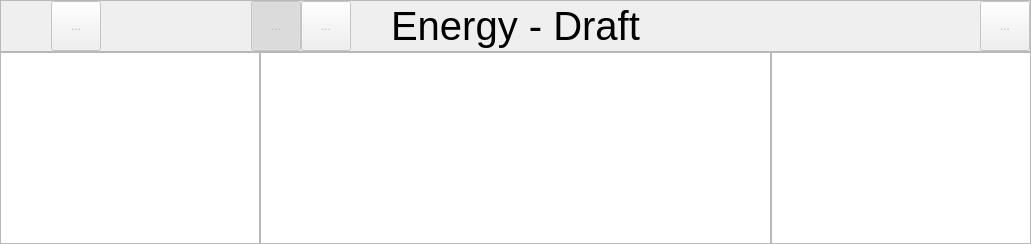
      <widget class="QWidget" name="draft">
       <layout class="QVBoxLayout" name="verticalLayout_4" stretch="0,1">
        <property name="spacing">
         <number>0</number>
        </property>
        <property name="leftMargin">
         <number>0</number>
        </property>
        <property name="topMargin">
         <number>0</number>
        </property>
        <property name="rightMargin">
         <number>0</number>
        </property>
        <property name="bottomMargin">
         <number>0</number>
        </property>
        <item>
         <widget class="QFrame" name="toolbar_draft">
          <property name="sizePolicy">
           <sizepolicy hsizetype="Preferred" vsizetype="Fixed">
            <horstretch>0</horstretch>
            <verstretch>0</verstretch>
           </sizepolicy>
          </property>
          <property name="minimumSize">
           <size>
            <width>0</width>
            <height>0</height>
           </size>
          </property>
          <property name="maximumSize">
           <size>
            <width>16777215</width>
            <height>16777215</height>
           </size>
          </property>
          <property name="sizeIncrement">
           <size>
            <width>0</width>
            <height>0</height>
           </size>
          </property>
          <property name="frameShape">
           <enum>QFrame::StyledPanel</enum>
          </property>
          <property name="frameShadow">
           <enum>QFrame::Plain</enum>
          </property>
          <property name="lineWidth">
           <number>0</number>
          </property>
          <layout class="QHBoxLayout" name="horizontalLayout_5">
           <property name="spacing">
            <number>0</number>
           </property>
           <property name="leftMargin">
            <number>0</number>
           </property>
           <property name="topMargin">
            <number>0</number>
           </property>
           <property name="rightMargin">
            <number>0</number>
           </property>
           <property name="bottomMargin">
            <number>0</number>
           </property>
           <item>
            <spacer name="horizontalSpacer">
             <property name="orientation">
              <enum>Qt::Horizontal</enum>
             </property>
             <property name="sizeType">
              <enum>QSizePolicy::Fixed</enum>
             </property>
             <property name="sizeHint" stdset="0">
              <size>
               <width>50</width>
               <height>50</height>
              </size>
             </property>
            </spacer>
           </item>
           <item>
            <widget class="ToolButton" name="tool_back_draft">
             <property name="enabled">
              <bool>false</bool>
             </property>
             <property name="minimumSize">
              <size>
               <width>50</width>
               <height>50</height>
              </size>
             </property>
             <property name="text">
              <string>...</string>
             </property>
             <property name="icon">
              <iconset resource="osdria_app.qrc">
               <normaloff>:/icons/img/draft_select@2x.png</normaloff>
               <disabledoff>:/icons/img/draft_normal@2x.png</disabledoff>:/icons/img/draft_select@2x.png</iconset>
             </property>
             <property name="iconSize">
              <size>
               <width>30</width>
               <height>30</height>
              </size>
             </property>
             <property name="checkable">
              <bool>false</bool>
             </property>
             <property name="checked">
              <bool>false</bool>
             </property>
            </widget>
           </item>
           <item>
            <spacer name="leftSpacerDraft150">
             <property name="orientation">
              <enum>Qt::Horizontal</enum>
             </property>
             <property name="sizeType">
              <enum>QSizePolicy::Fixed</enum>
             </property>
             <property name="sizeHint" stdset="0">
              <size>
               <width>150</width>
               <height>50</height>
              </size>
             </property>
            </spacer>
           </item>
           <item>
            <widget class="ToolButton" name="tool_cursor">
             <property name="enabled">
              <bool>false</bool>
             </property>
             <property name="minimumSize">
              <size>
               <width>50</width>
               <height>50</height>
              </size>
             </property>
             <property name="baseSize">
              <size>
               <width>50</width>
               <height>50</height>
              </size>
             </property>
             <property name="text">
              <string>...</string>
             </property>
             <property name="icon">
              <iconset resource="osdria_app.qrc">
               <normaloff>:/icons/img/cursor_select@2x.png</normaloff>
               <disabledoff>:/icons/img/cursor_normal@2x.png</disabledoff>
               <disabledon>:/icons/img/cursor_select_orange@2x.png</disabledon>:/icons/img/cursor_select@2x.png</iconset>
             </property>
             <property name="iconSize">
              <size>
               <width>30</width>
               <height>30</height>
              </size>
             </property>
             <property name="checkable">
              <bool>true</bool>
             </property>
             <property name="checked">
              <bool>true</bool>
             </property>
            </widget>
           </item>
           <item>
            <widget class="ToolButton" name="tool_connect">
             <property name="enabled">
              <bool>false</bool>
             </property>
             <property name="minimumSize">
              <size>
               <width>50</width>
               <height>50</height>
              </size>
             </property>
             <property name="text">
              <string>...</string>
             </property>
             <property name="icon">
              <iconset resource="osdria_app.qrc">
               <normaloff>:/icons/img/connect_select@2x.png</normaloff>
               <disabledoff>:/icons/img/connect_normal@2x.png</disabledoff>
               <disabledon>:/icons/img/connect_select_orange@2x.png</disabledon>:/icons/img/connect_select@2x.png</iconset>
             </property>
             <property name="iconSize">
              <size>
               <width>30</width>
               <height>30</height>
              </size>
             </property>
             <property name="checkable">
              <bool>true</bool>
             </property>
            </widget>
           </item>
           <item>
            <spacer name="leftSpacerDraft">
             <property name="orientation">
              <enum>Qt::Horizontal</enum>
             </property>
             <property name="sizeHint" stdset="0">
              <size>
               <width>40</width>
               <height>50</height>
              </size>
             </property>
            </spacer>
           </item>
           <item>
            <widget class="QLabel" name="title_draft">
             <property name="minimumSize">
              <size>
               <width>0</width>
               <height>50</height>
              </size>
             </property>
             <property name="maximumSize">
              <size>
               <width>16777215</width>
               <height>50</height>
              </size>
             </property>
             <property name="font">
              <font>
               <family>Arial</family>
               <pointsize>30</pointsize>
              </font>
             </property>
             <property name="lineWidth">
              <number>0</number>
             </property>
             <property name="text">
              <string>Energy - Draft</string>
             </property>
             <property name="alignment">
              <set>Qt::AlignCenter</set>
             </property>
             <property name="textInteractionFlags">
              <set>Qt::NoTextInteraction</set>
             </property>
            </widget>
           </item>
           <item>
            <spacer name="rightSpacerDraft">
             <property name="orientation">
              <enum>Qt::Horizontal</enum>
             </property>
             <property name="sizeHint" stdset="0">
              <size>
               <width>40</width>
               <height>50</height>
              </size>
             </property>
            </spacer>
           </item>
           <item>
            <spacer name="rightSpace300">
             <property name="orientation">
              <enum>Qt::Horizontal</enum>
             </property>
             <property name="sizeType">
              <enum>QSizePolicy::Fixed</enum>
             </property>
             <property name="sizeHint" stdset="0">
              <size>
               <width>300</width>
               <height>50</height>
              </size>
             </property>
            </spacer>
           </item>
           <item>
            <widget class="ToolButton" name="tool_sidebar_draft">
             <property name="enabled">
              <bool>false</bool>
             </property>
             <property name="minimumSize">
              <size>
               <width>50</width>
               <height>50</height>
              </size>
             </property>
             <property name="maximumSize">
              <size>
               <width>50</width>
               <height>50</height>
              </size>
             </property>
             <property name="text">
              <string>...</string>
             </property>
             <property name="icon">
              <iconset resource="osdria_app.qrc">
               <normaloff>:/icons/img/sidebar_select@2x.png</normaloff>
               <disabledoff>:/icons/img/sidebar_normal@2x.png</disabledoff>:/icons/img/sidebar_select@2x.png</iconset>
             </property>
             <property name="iconSize">
              <size>
               <width>30</width>
               <height>30</height>
              </size>
             </property>
            </widget>
           </item>
          </layout>
         </widget>
        </item>
        <item>
         <layout class="QHBoxLayout" name="mainDraft">
          <property name="spacing">
           <number>0</number>
          </property>
          <item>
           <widget class="Sidebar" name="draftbar">
            <property name="maximumSize">
             <size>
              <width>260</width>
              <height>16777215</height>
             </size>
            </property>
            <property name="frameShadow">
             <enum>QFrame::Plain</enum>
            </property>
            <property name="lineWidth">
             <number>0</number>
            </property>
           </widget>
          </item>
          <item>
           <widget class="QGraphicsView" name="draft_view"/>
          </item>
          <item>
           <widget class="Sidebar" name="sidebar_draft">
            <property name="maximumSize">
             <size>
              <width>260</width>
              <height>16777215</height>
             </size>
            </property>
            <property name="baseSize">
             <size>
              <width>260</width>
              <height>0</height>
             </size>
            </property>
           </widget>
          </item>
         </layout>
        </item>
       </layout>
      </widget>
